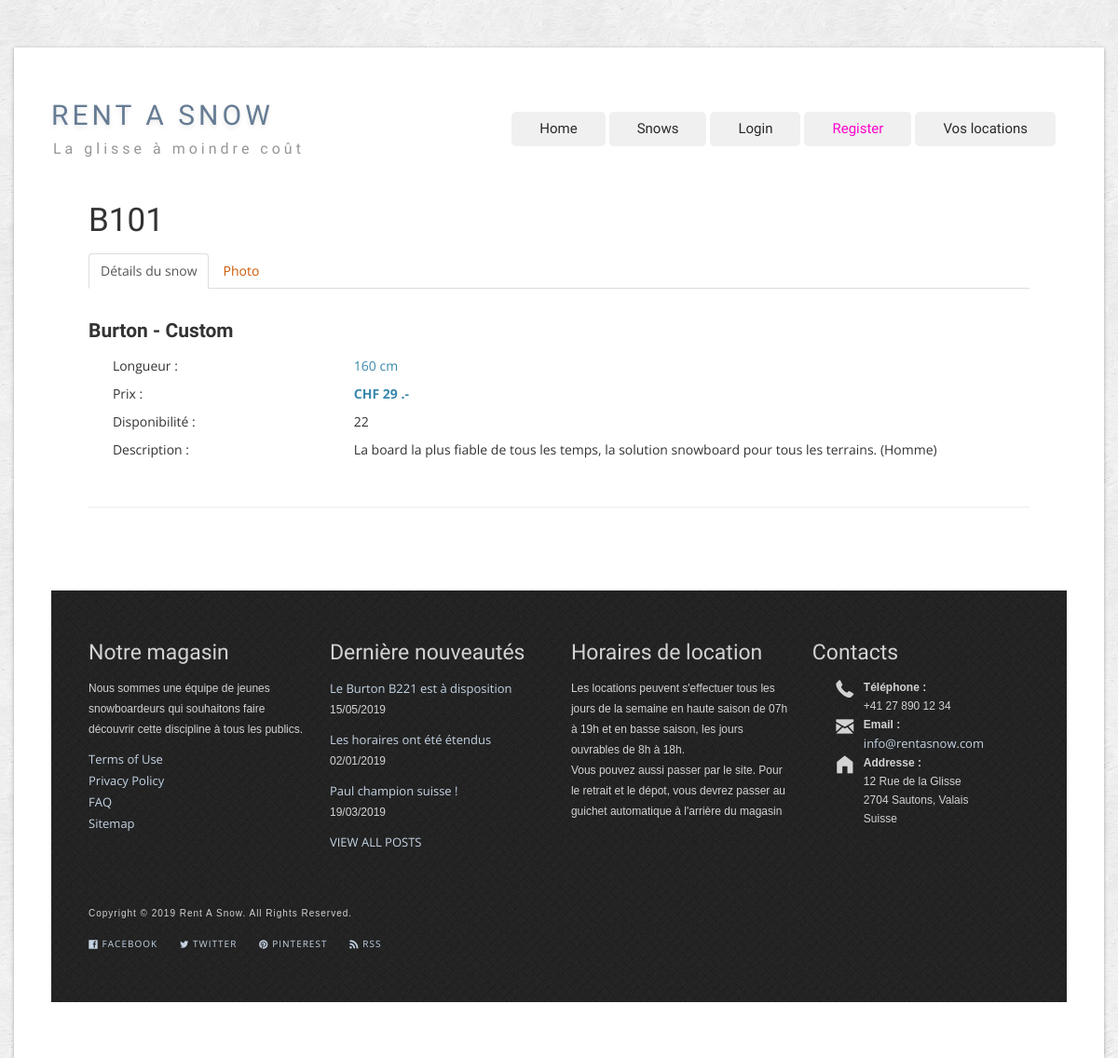
Page /index.php?action=displayASnow&code=B101 on the committed database.
### tables this page shows
CREATE TABLE IF NOT EXISTS `snows` (
  `id` int(11) NOT NULL AUTO_INCREMENT,
  `code` varchar(4) NOT NULL,
  `brand` varchar(20) NOT NULL,
  `model` varchar(30) NOT NULL,
  `snowLength` int(4) unsigned NOT NULL,
  `qtyAvailable` smallint(6) NOT NULL DEFAULT '0',
  `description` varchar(200) NOT NULL DEFAULT '0',
  `dailyPrice` float unsigned NOT NULL,
  `photo` varchar(50) DEFAULT NULL,
  `active` tinyint(4) unsigned NOT NULL DEFAULT '0',
  PRIMARY KEY (`id`),
  UNIQUE KEY `snow_code` (`code`)
);

### controler/controler.php (called while the page is built, shortened)
<?php
function displayASnow($snow_code){
    require_once "model/snowsManager.php";
    $snowsResults= getASnow($snow_code);
    require "view/aSnow.php";
}

### model/snowsManager.php (called while the page is built, shortened)
<?php
function getASnow($snow_code){
    $strgSeparator = '\'';
    $snowQuery = 'SELECT code, brand, model, snowLength, dailyPrice, qtyAvailable, description, photo FROM snows WHERE code='.$strgSeparator.$snow_code.$strgSeparator.'AND active=1';
    require_once 'model/dbConnector.php';
    $snowResults = executeQuerySelect($snowQuery);
    return $snowResults;
}

### model/dbConnector.php (called while the page is built, shortened)
<?php
function executeQuerySelect($query){
    $queryResult = null;
    $dbConnexion = openDBConnexion();
    if ($dbConnexion != null)
    {
        $statement = $dbConnexion->prepare($query);
        $statement->execute();
        $queryResult = $statement->fetchAll();
    }
    return $queryResult;
}
function openDBConnexion (){
    $tempDbConnexion = null;
    $sqlDriver = 'mysql';
    $hostname = 'localhost';
    $port = 3306;
    $charset = 'utf8';
    $dbName = 'snows';
    $userName = 'appliConnector';
    $userPwd = '12345';
    $dsn = $sqlDriver . ':host=' . $hostname . ';dbname=' . $dbName . ';port=' . $port . ';charset=' . $charset;
    try{
        $tempDbConnexion = new PDO($dsn, $userName, $userPwd);
    }
    catch (PDOException $exception) {
        echo 'Connection failed: ' . $exception->getMessage();
    }
    return $tempDbConnexion;
}

### view/aSnow.php (the view, shortened to what this page needs)
<article>
    <header>
        <?php
        foreach ($snowsResults as $result) : ?>
            <h2><?= $result['code']; ?></h2>
            <ul class="nav nav-tabs">
                <li class="active"><a href="#details" data-toggle="tab">Détails du snow</a></li>
                <li><a href="#photo" data-toggle="tab">Photo</a></li>
            </ul>
            <div class="tab-content">
                <div class="tab-pane fade in active" id="details">
                    <div class="span12"><h4><strong><?= $result['brand']; ?> - <?= $result['model']; ?></strong></h4></div>
                    <div class="span3">Longueur : </div><div class="span6 text-info"><?= $result['snowLength']; ?> cm</div>
                    <div class="span3">Prix : </div><div class="span6 text-info"><strong>CHF <?= $result['dailyPrice']; ?> .-</strong></div>
                    <div class="span3">Disponibilité : </div><div class="span6"><?= $result['qtyAvailable']; ?></div>
                    <div class="span3">Description : </div><div class="span8"><?= $result['description']; ?></div>
                </div>
            </div>
            <br>
        <?php endforeach ?>
    </header>
</article>
<hr/>
<?php
require 'gabarit.php';
?>

### view/content/styles/custom.css (style rules this page uses)
h3, h4, h5, h6 { line-height:1.5 !important }
body { background-image: url(scribble_light.png); background-position: inherit inherit; background-repeat: repeat repeat; }
.page-content a { color: rgb(208, 88, 3); font-family: 'Open Sans', sans-serif; }
h2 { font-weight: normal; font-style: normal; font-family: 'Source Sans Pro', sans-serif; font-size: 35px; line-height: 50px; }
h4,.page-content h4 a { font-weight: normal; font-style: normal; font-family: 'Source Sans Pro', sans-serif; font-size: 21px; line-height: 50px; }

### rows in the picture
snows: code "B101", brand "Burton", model "Custom", snowLength "160", dailyPrice "29", qtyAvailable "22", description "La board la plus fiable de tous les temps, la solution snowboard pour tous les terrains. (Homme)"
